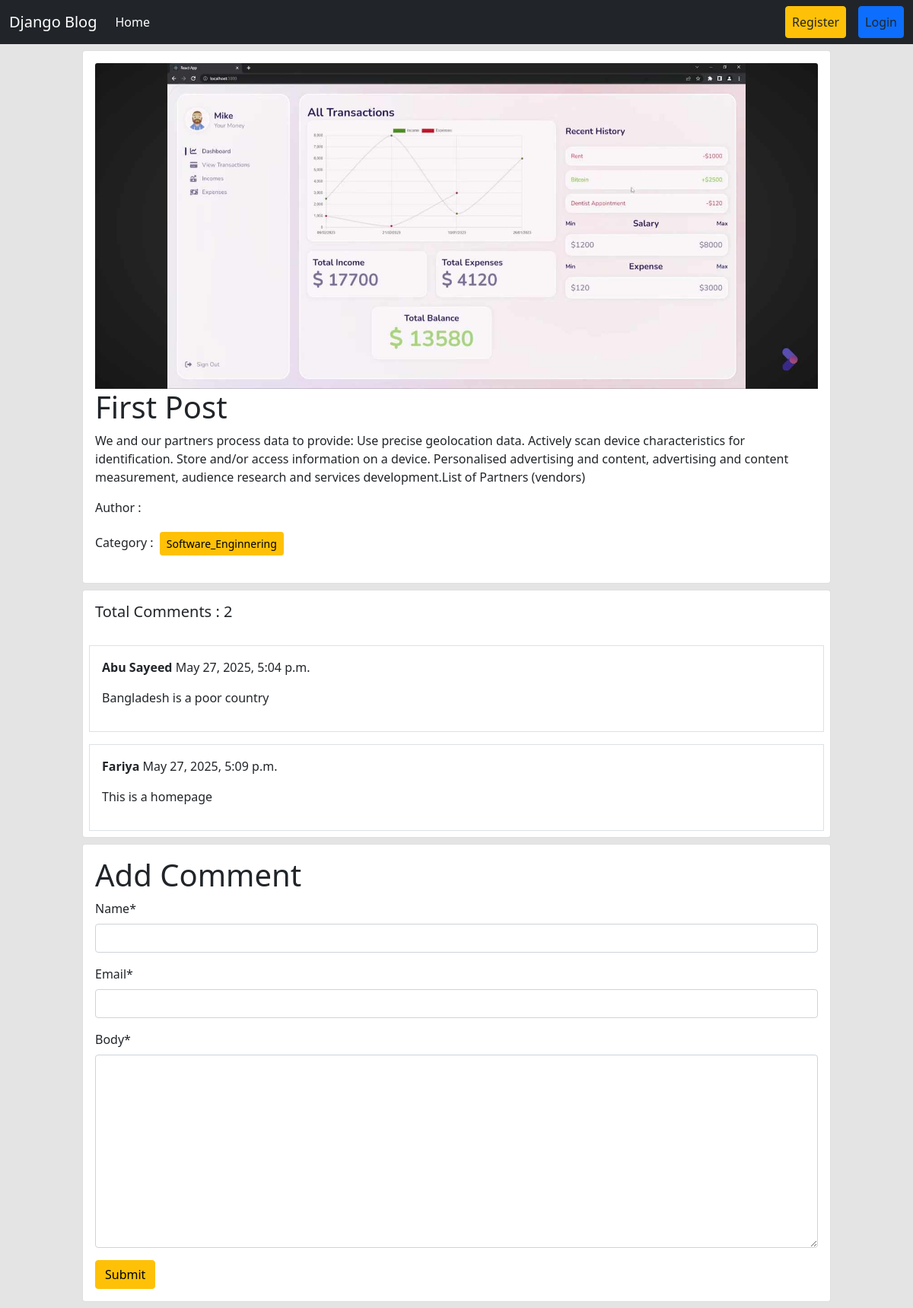
Screenshot of /post/detail/1/ with the database file from the repository.
### posts/models.py (models this page shows, shortened)
class Post(models.Model):
     title = models.CharField(max_length=50)
     content = models.TextField()
     category = models.ManyToManyField(Category)
     author =  models.ForeignKey(User , on_delete=models.CASCADE)
     image = models.ImageField(upload_to='uploads/',blank=True,null=True )

class Comment(models.Model):
     post = models.ForeignKey(Post, on_delete=models.CASCADE, related_name='comments')
     name = models.CharField(max_length=30)
     email = models.EmailField()
     body = models.TextField()
     created_on = models.DateTimeField(auto_now_add=True)

### categories/models.py (models this page shows, shortened)
class Category(models.Model):
     name = models.CharField(max_length=100)
     slug =  models.SlugField(max_length=100,unique=True,null=True,blank=True)

### posts/views.py (the view, shortened to what this page needs)
# urls.py: path('detail/<int:id>/',views.DetailPostView.as_view(),name='detail_post')
class DetailPostView(DetailView):
      model =  models.Post
      pk_url_kwarg = 'id'
      template_name = 'post_details.html'
      def get_context_data(self, **kwargs):
             context = super().get_context_data(**kwargs)
             post = self.object
             comments = post.comments.all()
             comment_form = forms.CommentForm()
             context['comments'] = comments
             context['comments_form'] = comment_form
             return context

### posts/forms.py
class CommentForm(forms.ModelForm):
    class Meta:
        model = Comment
        fields = ['name','email', 'body']

### templates/post_details.html (shortened to what this page needs)
{% extends 'base.html' %}
{% load crispy_forms_tags %}
{% block content %}
<div class="col-12 col-md-10 mx-auto">
    <div class="card m-2">
        <div class="card-body">
            <img src="{{post.image.url}}" class="card-img-top img-fluid" alt="" style="max-width:100%; height:auto;">
            <h1 class="card-title">{{post.title}}</h1>
            <p class="card-text">{{post.content}}</p>
            <p>Author : {{post.author.first_name}} {{post.author.lasst_name}}</p>
            <p>
                Category : {% for cat in post.category.all %}
                <button class="btn btn-warning btn-sm m-1">{{cat.name}}</button>
                {% endfor %}
            </p>
        </div>
    </div>
</div>
<div class="col-12 col-md-10 mx-auto">
    <div class="card m-2">
        <h5 class="p-3">Total Comments : {{comments | length}}</h5>
        {% for comment in comments %}
        <div class="card-body border m-2">
            <p><b>{{comment.name}}</b> {{comment.created_on}}</p>
            <p>{{comment.body}}</p>
        </div>
        {% endfor %}
    </div>
</div>
<div class="col-12 col-md-10 mx-auto">
    <div class="card m-2">
        <div class="card-body">
            <form method="post">
                <h1>Add Comment</h1>
                {{comments_form | crispy}}
                <button class="btn btn-warning">Submit</button>
            </form>
        </div>
    </div>
</div>
{% endblock %}

### rows the page displays
Post: image (picture), title "First Post", content "We and our partners process data to provide: Use precise geolocation data. Actively scan device characteristics for identification. Store and/or access information on a device. Personalised advertising and content, advertising and content measurement, audience research and services development.List of Partners (vendors)"
Category: name "Software_Enginnering"
Comment: name "Abu Sayeed", created_on "May 27, 2025, 5:04 p.m.", body "Bangladesh is a poor country"
Comment: name "Fariya", created_on "May 27, 2025, 5:09 p.m.", body "This is a homepage"

### other values shown
{{ comments | length }} "2"
